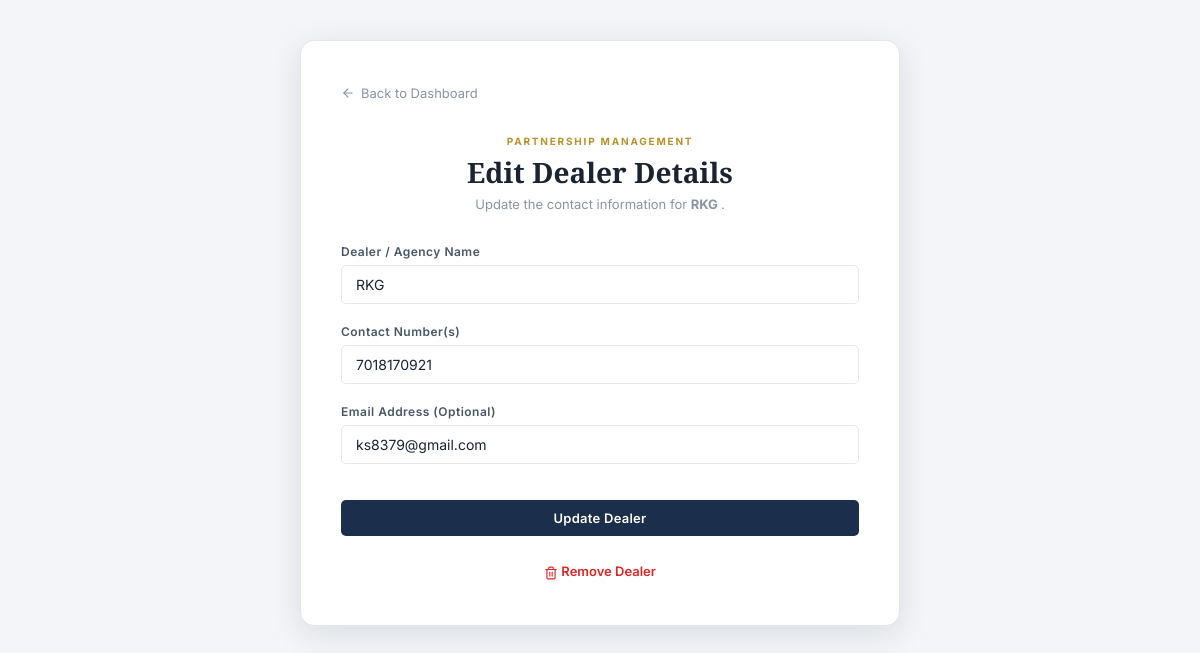
The page /edit-dealer/7/ (signed in) on the database its author committed.
### mainapp/models.py (models this page shows, shortened)
class Dealer(models.Model):
    name = models.CharField(max_length=200)
    phone = models.CharField(max_length=100)
    email = models.EmailField(blank=True, null=True)
    created_at = models.DateTimeField(auto_now_add=True)

### mainapp/views.py (the view, shortened to what this page needs)
# urls.py: path('edit-dealer/<int:dealer_id>/', views.edit_dealer_view, name='edit_dealer'),
@login_required
def edit_dealer_view(request, dealer_id):
    dealer = get_object_or_404(Dealer, id=dealer_id)
    return render(request, 'edit_dealer.html', {'dealer': dealer})

### templates/edit_dealer.html (shortened to what this page needs)
{% load static %}
<!DOCTYPE html>
<html lang="en">
<head>
  <link rel="stylesheet" href="{% static 'css/style.css' %}">
</head>
<body>
  <div class="form-container">
    <a href="{% url 'dashboard' %}" class="back-link">
      <i data-lucide="arrow-left" style="width: 14px;"></i> Back to Dashboard
    </a>
    <div class="form-header">
      <div class="section-tag">Partnership Management</div>
      <h1>Edit Dealer Details</h1>
      <p style="font-size: 13px; color: var(--text-muted);">Update the contact information for <strong>{{ dealer.name }}</strong>.</p>
    </div>
    <form method="POST">
      <div class="form-group" style="margin-bottom: 20px;">
        <label>Dealer / Agency Name</label>
        <input type="text" name="name" value="{{ dealer.name }}" placeholder="e.g. Mann Sharma Estate" required>
      </div>
      <div class="form-group" style="margin-bottom: 20px;">
        <label>Contact Number(s)</label>
        <input type="text" name="phone" value="{{ dealer.phone }}" placeholder="e.g. 9815801444, 8699008181" required>
      </div>
      <div class="form-group" style="margin-bottom: 24px;">
        <label>Email Address (Optional)</label>
        <input type="email" name="email" value="{{ dealer.email|default:'' }}" placeholder="e.g. contact@estate.com">
      </div>
      <button type="submit" class="btn btn-submit">Update Dealer</button>
    </form>
    <div style="margin-top: 24px; text-align: center;">
      <a href="{% url 'delete_dealer' dealer.id %}" onclick="return confirm('Permanently remove this dealer?');" style="color: var(--red); font-size: 13px; font-weight: 600;">
        <i data-lucide="trash-2" style="width: 14px; vertical-align: middle;"></i> Remove Dealer
      </a>
    </div>
  </div>
</body>
</html>

### static/css/style.css (style rules this page uses)
:root { --white: #FFFFFF; --off-white: #F8F9FC; --bg: #F4F5F8; --surface: #FFFFFF; --border: #E2E6ED; --border-dark: #C9CDD8; --navy: #1B2E4B; --navy-mid: #253D63; --navy-light: #2F4E7E; --navy-dim: rgba(27,46,75,0.08); --accent: #B8922A; --accent-dim: rgba(184,146,42,0.12); --text-primary: #1B2333; --text-secondary: #4A5568; --text-muted: #8A94A6; --text-light: #B0B8C8; --green: #16A34A; --green-bg: rgba(22,163,74,0.08); --blue: #2563EB; --blue-bg: rgba(37,99,235,0.08); --red: #DC2626; --red-bg: rgba(220,38,38,0.08); --radius-sm: 5px; --radius-md: 10px; --radius-lg: 14px; --shadow-sm: 0 1px 4px rgba(27,46,75,0.08); --shadow-md: 0 4px 16px rgba(27,46,75,0.10); --shadow-lg: 0 8px 32px rgba(27,46,75,0.12); --shadow-premium: 0 10px 40px -10px rgba(27,46,75,0.18); --glass-bg: rgba(255, 255, 255, 0.7); --glass-border: rgba(255, 255, 255, 0.4); --glass-blur: 12px; --transition: 0.3s cubic-bezier(0.4, 0, 0.2, 1); }
*, *::before, *::after { margin: 0; padding: 0; box-sizing: border-box; }
body { font-family: 'Inter', sans-serif; background: var(--bg); color: var(--text-primary); overflow-x: hidden; width: 100%; -webkit-font-smoothing: antialiased; }
html { overflow-x: hidden; width: 100%; scroll-behavior: smooth; font-size: 16px; }
a { text-decoration: none; color: inherit; }
h1, h2, h3 { font-family: 'Cormorant Garamond', serif; font-weight: 700; line-height: 1.12; color: var(--text-primary); }
.btn { display: inline-flex; align-items: center; justify-content: center; gap: 7px; font-family: 'Inter', sans-serif; font-size: 13px; font-weight: 600; letter-spacing: 0.02em; padding: 10px 22px; border-radius: var(--radius-sm); border: none; cursor: pointer; transition: all var(--transition); text-decoration: none; white-space: nowrap; background: var(--navy); color: var(--white); }
.form-group { display: flex; flex-direction: column; gap: 6px; }
label { font-size: 12px; font-weight: 600; letter-spacing: 0.04em; color: var(--text-secondary); }
input, select, textarea { background: var(--white); border: 1.5px solid var(--border); border-radius: var(--radius-sm); padding: 10px 14px; color: var(--text-primary); font-family: 'Inter', sans-serif; font-size: 14px; outline: none; transition: border-color var(--transition), box-shadow var(--transition); width: 100%; }
input::placeholder, textarea::placeholder { color: var(--text-light); }
.section-tag { display: inline-block; font-size: 10px; font-weight: 700; letter-spacing: 0.18em; text-transform: uppercase; color: var(--accent); margin-bottom: 10px; }

### templates/edit_dealer.html (style rules this page uses)
body { background: var(--bg); padding: 40px 24px; }
.form-container { max-width: 600px; margin: 0 auto; background: var(--white); padding: 40px; border-radius: var(--radius-lg); box-shadow: var(--shadow-lg); border: 1px solid var(--border); }
.form-header { margin-bottom: 32px; text-align: center; }
.form-header h1 { font-size: 28px; margin-bottom: 8px; }
.btn-submit { width: 100%; margin-top: 12px; }
.back-link { display: inline-flex; align-items: center; gap: 6px; color: var(--text-muted); font-size: 13px; margin-bottom: 24px; text-decoration: none; transition: color 0.2s; }

### rows shown on the page
Dealer: name "RKG", phone "7018170921", email "ks8379@gmail.com"
